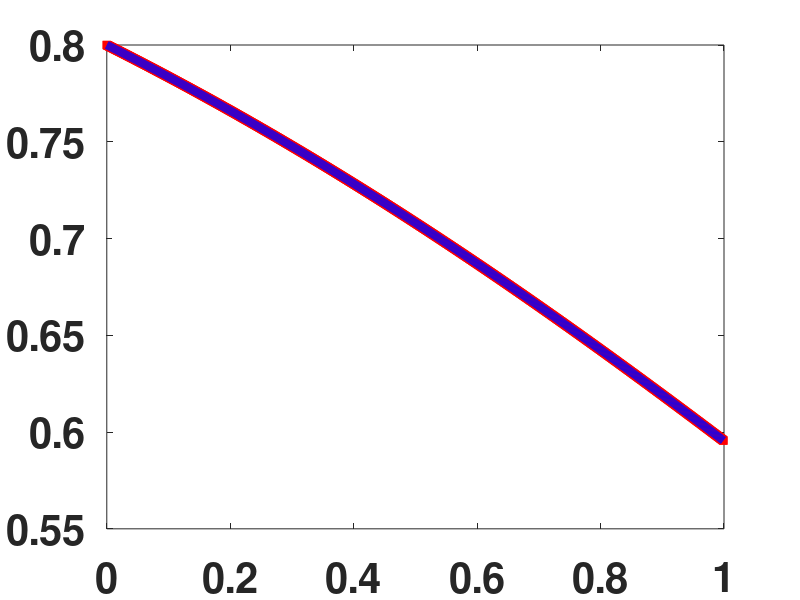

MATLAB code to generate this figure:
% A program to solve the u_t=u(u-1) using a
% Strang Splitting method

clear all; format compact; format short;
set(0,'defaultaxesfontsize',30,'defaultaxeslinewidth',.7,...
    'defaultlinelinewidth',6,'defaultpatchlinewidth',3.7,...
    'defaultaxesfontweight','bold')
Nt = 1000;                          % number of time slices
tmax = 1;                           % maximum time
dt=tmax/Nt;                         % increment between times
time=(linspace(1,Nt,Nt)-1)*dt;      % time
uexact=4./(4+exp(time));            % exact solution
u(1)=0.8

for i=1:Nt-1
    c=-1/u(i);
    utemp=-1/(c+0.5*dt);
    utemp2=utemp*exp(-dt);
    c=-1/utemp2;
    u(i+1)=-1/(c+0.5*dt);
end
figure(1)
plot(time,u,'r+',time,uexact,'b-');